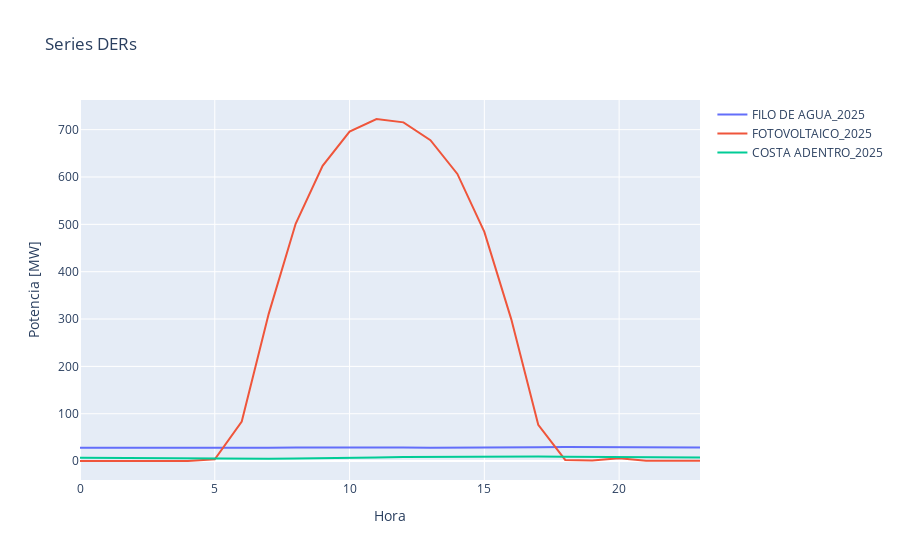

Here is the notebook cell this chart was saved with:
### Code cell
import plotly.express as px
import plotly.graph_objects as go

fig = go.Figure()
YEAR_EXPANSION = "2025"
fig.add_traces([
    go.Scatter(
        x= new_resources_df["hours"],
        y= new_resources_df[col],
        name=col
    )
    for col in new_resources_df.columns if YEAR_EXPANSION in col
])
fig.update_layout({
    "title": "Series DERs",
    "xaxis_title": "Hora",
    "yaxis_title": "Potencia [MW]",
})
fig.show()

### Figure 1 — Plotly figure (JSON) as saved in the notebook; plotly's stock layout.template omitted (floating-point values rounded to 4 significant figures)
{"data": [{"name": "FILO DE AGUA_2025", "type": "scatter", "x": [0, 1, 2, 3, 4, 5, 6, 7, 8, 9, 10, 11, 12, 13, 14, 15, 16, 17, 18, 19, 20, 21, 22, 23], "y": [27.91, 27.79, 27.84, 27.86, 27.92, 28.11, 28.35, 28.4, 28.64, 28.98, 29.03, 29.06, 28.59, 28.36, 28.2, 28.09, 28.57, 29.13, 29.82, 29.85, 29.65, 29.26, 29.02, 28.56]}, {"name": "FOTOVOLTAICO_2025", "type": "scatter", "x": [0, 1, 2, 3, 4, 5, 6, 7, 8, 9, 10, 11, 12, 13, 14, 15, 16, 17, 18, 19, 20, 21, 22, 23], "y": [0.2666, 0.2428, 0.1897, 0.1782, 0.3808, 3.955, 83.48, 310.9, 501.3, 623.5, 695.8, 722.5, 715.4, 677.9, 606.5, 484.2, 299.3, 76.5, 2.334, 1.209, 6.051, 0.538, 0.5096, 0.7388]}, {"name": "COSTA ADENTRO_2025", "type": "scatter", "x": [0, 1, 2, 3, 4, 5, 6, 7, 8, 9, 10, 11, 12, 13, 14, 15, 16, 17, 18, 19, 20, 21, 22, 23], "y": [7.099, 6.69, 6.354, 6.082, 5.64, 5.283, 4.881, 5.061, 5.553, 5.745, 6.289, 7.455, 8.397, 8.953, 9.21, 9.45, 9.71, 9.692, 9.393, 8.918, 8.33, 8.045, 7.799, 7.38]}], "layout": {"title": {"text": "Series DERs"}, "xaxis": {"title": {"text": "Hora"}}, "yaxis": {"title": {"text": "Potencia [MW]"}}}}
